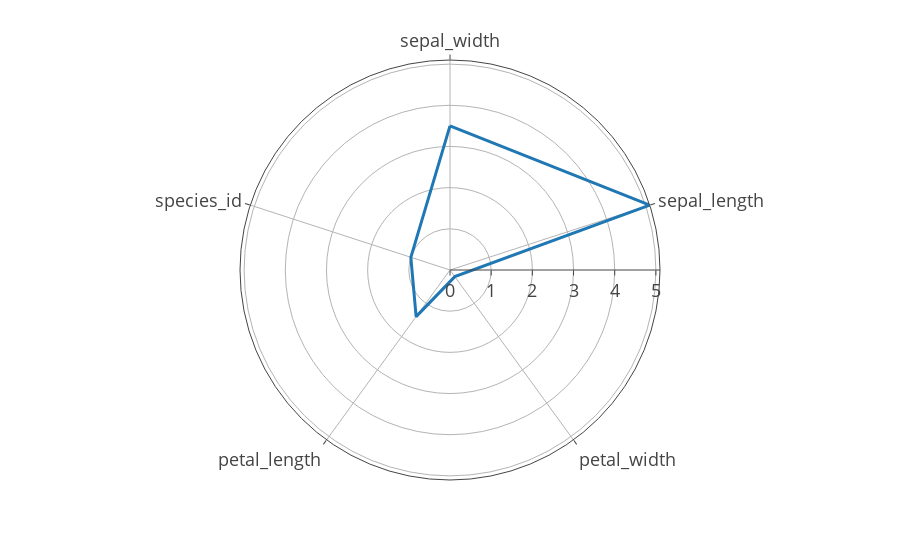

Notebook code cell kept with this figure:
### Code cell
columns = ["sepal_width", "sepal_length", "petal_width", "petal_length", "species_id",]
ex.line_polar(
    r = data_iris[columns].iloc[0], # Better to visualize small or one solution at a time
    theta=columns,
    line_close=True,
)

### Figure 1 — Plotly figure (JSON) as saved in the notebook; plotly's stock layout.template omitted (floating-point values rounded to 4 significant figures)
{"data": [{"hovertemplate": "r=%{r}<br>theta=%{theta}<extra></extra>", "legendgroup": "", "line": {"color": "#1F77B4", "dash": "solid"}, "marker": {"symbol": "circle"}, "mode": "lines", "name": "", "r": [3.5, 5.1, 0.2, 1.4, 1, 3.5], "showlegend": false, "subplot": "polar", "theta": ["sepal_width", "sepal_length", "petal_width", "petal_length", "species_id", "sepal_width"], "type": "scatterpolar"}], "layout": {"autosize": true, "legend": {"tracegroupgap": 0}, "margin": {"t": 60}, "polar": {"angularaxis": {"direction": "clockwise", "rotation": 90, "type": "category"}, "domain": {"x": [0, 1], "y": [0, 1]}, "radialaxis": {"autorange": true, "range": [0, 5.1], "type": "linear"}}}}
